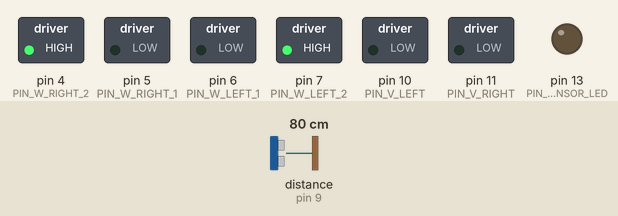
Simulated run of this sketch. Board: Arduino Uno, built with avr-gcc and run on an emulated ATmega328P. On the bench: switched loads named in the sketch (green lamp = pin HIGH), output pins drawn as LEDs (lit = HIGH). The test bench sets the inputs (shaded band); at power-on: distance to the obstacle (sensor on pin 9) 80 cm. The echo pulse lasts 58.3 µs per cm; pins used as bus, display or sensor lines are not drawn.

Above: at 12.1 s.
12.2 s: distance to the obstacle (sensor on pin 9) set to 46 cm
20.0 s: distance to the obstacle (sensor on pin 9) set to 39 cm
At 24.0 s:
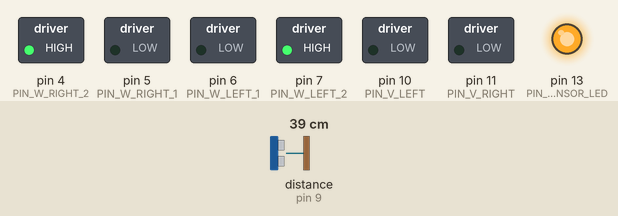
28.9 s: distance to the obstacle (sensor on pin 9) set to 60 cm
At 33.5 s:
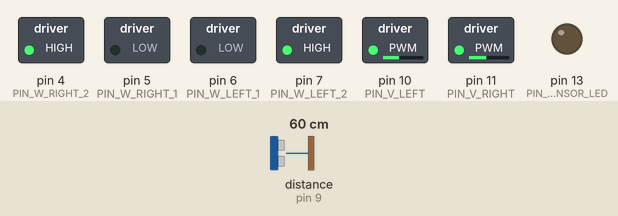
33.6 s: distance to the obstacle (sensor on pin 9) set to 2 cm
At 37.79 s:
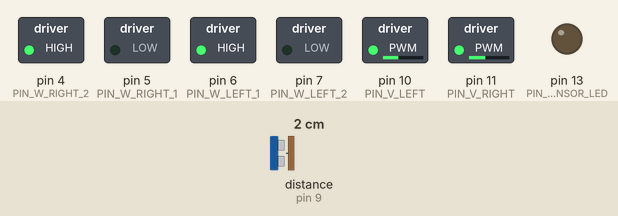
Timing chart, 0 to 39.3 s (numbered marks = the images above; inputs shaded):
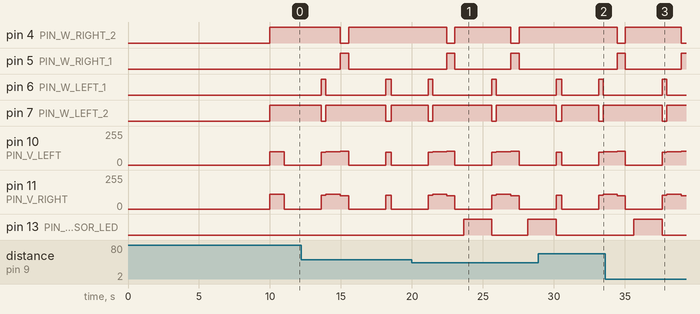

The sketch:

4-project.ino
```cpp
/* DECLARACIÓN DE PINES */
#define PIN_W_LEFT_1 6
#define PIN_W_LEFT_2 7
#define PIN_W_RIGHT_1 5
#define PIN_W_RIGHT_2 4

#define PIN_V_LEFT 10
#define PIN_V_RIGHT 11

#define PIN_SENSOR_TRIGGER 3
#define PIN_SENSOR_REPEATER 9
#define PIN_SENSOR_LED 13

/* DECLARACIÓN DE VARIABLES PARA EL MAPA */
#define SIZE_MAP 5

/*
  0 - unknown
  1 - used
  2 - unused
*/
int gridMap[SIZE_MAP][SIZE_MAP] = {
    {0, 0, 0, 0, 0},
    {0, 0, 0, 0, 0},
    {0, 0, 1, 0, 0},
    {0, 0, 0, 0, 0},
    {0, 0, 0, 0, 0}},
    trajectBlocks = 8, actualX = 2, actualY = 2;

/* DECLARACIÓN DE VARIABLES PARA EL MOVIMIENTO DE MOTORES Y LOS TIEMPOS */
// left 96, 103
// right 105, 100
unsigned char vLeft = 100, vRight = 110, vRotationLeftL = 96, vRotationRightL = 103, vRotationLeftR = 105, vRotationRightR = 100;
int tStartDelay = 10000, rangeDetection = 40, tForward = 1000, tRotationL = 410, tRotationR = 410, tCheckObstacles = 2000, tStopDelay = 10000;

/* FUNCIÓN PARA MOVER LA LLANTA IZQUIERDA */
void moveLeftWheelForward(unsigned char velocity) {
    analogWrite(PIN_V_LEFT, velocity);

    digitalWrite(PIN_W_LEFT_1, LOW);
    digitalWrite(PIN_W_LEFT_2, HIGH);
}

/* FUNCIÓN PARA MOVER LA LLANTA DERECHA */
void moveRightWheelForward(unsigned char velocity) {
    analogWrite(PIN_V_RIGHT, velocity);

    digitalWrite(PIN_W_RIGHT_1, LOW);
    digitalWrite(PIN_W_RIGHT_2, HIGH);
}

/* FUNCIÓN PARA AVANZAR HACIA DELANTE */
void moveForward(unsigned char velocityL, unsigned char velocityR) {
    moveLeftWheelForward(velocityL);
    moveRightWheelForward(velocityR);
}

/* FUNCIÓN PARA DETENER LOS MOTORES */
void stopMoving() {
    moveLeftWheelForward(0);
    moveRightWheelForward(0);
}

/* FUNCIÓN PARA GIRAR HACIA LA IZQUIERDA */
void rotateToLeft(unsigned char velocityL, unsigned char velocityR) {
    analogWrite(PIN_V_LEFT, velocityL);
    analogWrite(PIN_V_RIGHT, velocityR);

    digitalWrite(PIN_W_LEFT_1, HIGH);
    digitalWrite(PIN_W_LEFT_2, LOW);
    digitalWrite(PIN_W_RIGHT_1, LOW);
    digitalWrite(PIN_W_RIGHT_2, HIGH);
}

/* FUNCIÓN PARA GIRAR HACIA LA DERECHA */
void rotateToRight(unsigned char velocityL, unsigned char velocityR) {
    analogWrite(PIN_V_LEFT, velocityL);
    analogWrite(PIN_V_RIGHT, velocityR);

    digitalWrite(PIN_W_LEFT_1, LOW);
    digitalWrite(PIN_W_LEFT_2, HIGH);
    digitalWrite(PIN_W_RIGHT_1, HIGH);
    digitalWrite(PIN_W_RIGHT_2, LOW);
}

/* FUNCIÓN PARA DETECTAR OBSTACULOS A CIERTO RANGO DE DISTANCIA */
bool theresObstacle(int range) {
    long t, distance;
    int counter = 0;

    while (counter < 2) {
        digitalWrite(PIN_SENSOR_TRIGGER, LOW);
        delayMicroseconds(2);
        digitalWrite(PIN_SENSOR_TRIGGER, HIGH);
        delayMicroseconds(10);
        digitalWrite(PIN_SENSOR_TRIGGER, LOW);

        t = pulseIn(PIN_SENSOR_REPEATER, HIGH);
        /* distance = (t * 0.034 / 2); */
        distance = (t / 59);

        delay(300);
        counter++;
    }

    return ((int)(distance) <= range);
}

/* FUNCIÓN PARA MOSTRAR EL MAPA CON EL PARPADEO DEL LED */
void showMap(int gridMap[SIZE_MAP][SIZE_MAP]) {
    digitalWrite(PIN_SENSOR_LED, HIGH);
    delay(100);
    digitalWrite(PIN_SENSOR_LED, LOW);
    delay(100);
    digitalWrite(PIN_SENSOR_LED, HIGH);
    delay(100);
    digitalWrite(PIN_SENSOR_LED, LOW);
    delay(100);
    digitalWrite(PIN_SENSOR_LED, HIGH);
    delay(100);
    digitalWrite(PIN_SENSOR_LED, LOW);
    delay(100);
    delay(5000);

    for (int i = 0; i < SIZE_MAP; i++) {
        for (int j = 0; j < SIZE_MAP; j++) {
            if (i < 1 || i > (SIZE_MAP - 2) || j < 1 || j > (SIZE_MAP - 2)) {
                if (gridMap[i][j] == 1) {
                    digitalWrite(PIN_SENSOR_LED, HIGH);
                    delay(1000);
                    digitalWrite(PIN_SENSOR_LED, LOW);
                    delay(1000);
                } else if (gridMap[i][j] == 2 || gridMap[i][j] == 0) {
                    digitalWrite(PIN_SENSOR_LED, HIGH);
                    delay(100);
                    digitalWrite(PIN_SENSOR_LED, LOW);
                    delay(100);
                    digitalWrite(PIN_SENSOR_LED, HIGH);
                    delay(100);
                    digitalWrite(PIN_SENSOR_LED, LOW);
                    delay(100);
                    digitalWrite(PIN_SENSOR_LED, HIGH);
                    delay(100);
                    digitalWrite(PIN_SENSOR_LED, LOW);
                    delay(100);
                }

                delay(5000);
            }
            /* Serial.print(gridMap[i][j]); */
        }
        /* Serial.print("\n"); */
    }

    digitalWrite(PIN_SENSOR_LED, LOW);
}

/* FUNCIÓN PARA DECLARAR LO NECESARIO PARA EL FUNCIONAMIENTO DEL ARDUINO */
void setup() {
    Serial.begin(9600);

    pinMode(PIN_W_LEFT_1, OUTPUT);
    pinMode(PIN_W_LEFT_2, OUTPUT);
    pinMode(PIN_W_RIGHT_1, OUTPUT);
    pinMode(PIN_W_RIGHT_2, OUTPUT);

    pinMode(PIN_V_LEFT, OUTPUT);
    pinMode(PIN_V_RIGHT, OUTPUT);

    pinMode(PIN_SENSOR_TRIGGER, OUTPUT);
    pinMode(PIN_SENSOR_REPEATER, INPUT);
    pinMode(PIN_SENSOR_LED, OUTPUT);

    digitalWrite(PIN_SENSOR_TRIGGER, LOW);
}

/* FUNCIÓN PARA LA SECUENCIA DEL MOVIMIENTO DEL ROBOT */
void loop() {
    delay(tStartDelay);

    for (int i = 0; i < (trajectBlocks + 2); i++) {
        if (!i) {
            // move to (3, 2)
            /*
              | 0 0 0 0 0 |
              | 0 0 0 0 0 |
              | 0 0 o - 0 |
              | 0 0 0 0 0 |
              | 0 0 0 0 0 |
            */
            moveForward(vLeft, vRight);
            delay(tForward);
            actualX++;
            // actualY = actualY;

            // check obstacles and mark in matrix
            // obstacles in (4, 2)
            /*
              | 0 0 0 0 0 |
              | 0 0 0 0 0 |
              | 0 0 o - ? |
              | 0 0 0 0 0 |
              | 0 0 0 0 0 |
            */
            stopMoving();
            if (theresObstacle(rangeDetection)) {
                digitalWrite(PIN_SENSOR_LED, HIGH);
                gridMap[actualX + 1][actualY] = 1;
            } else
                gridMap[actualX + 1][actualY] = 2;
            delay(tCheckObstacles);
            digitalWrite(PIN_SENSOR_LED, LOW);

            // left 96, 103
            /* vRotationLeftL = 96;
            vRotationRightL = 103; */
            // left 410
            // last work 260
            tRotationL = 330;

            rotateToLeft(vRotationLeftL, vRotationRightL);
            delay(tRotationL);
        } else if (i && (i % 2) && i != (trajectBlocks + 1)) {
            // move to (3, 1), (1, 1), (1, 3), (3, 3)
            /*
              i = 1         i = 3          i = 5        i = 7
              | 0 0 0 0 0 | | 0 0 0 0 0 | | 0 0 0 0 0 | | 0 0 0 0 0 |
              | 0 0 0 - 0 | | 0 - o 0 0 | | 0 0 0 0 0 | | 0 0 0 0 0 |
              | 0 0 0 o 0 | | 0 0 0 0 0 | | 0 o 0 0 0 | | 0 0 0 0 0 |
              | 0 0 0 0 0 | | 0 0 0 0 0 | | 0 - 0 0 0 | | 0 0 o - 0 |
              | 0 0 0 0 0 | | 0 0 0 0 0 | | 0 0 0 0 0 | | 0 0 0 0 0 |
            */
            moveForward(vLeft, vRight);
            delay(tForward);
            switch (i) {
                case 1:
                    // actualX = actualX;
                    actualY--;
                    break;
                case 3:
                    actualX--;
                    // actualY = actualY;
                    break;
                case 5:
                    // actualX = actualX;
                    actualY++;
                    break;
                case 7:
                    actualX++;
                    // actualY = actualY;
                    break;
            }

            // right 105, 100
            /* vRotationLeftR = 105;
            vRotationRightR = 100; */
            // right 410
            // last work 600
            tRotationR = 600;

            rotateToRight(vRotationLeftR, vRotationRightR);
            delay(tRotationR);

            // check obstacles and mark in matrix
            // obstacles in (4, 1), (1, 0), (0, 3), (3, 4)
            /*
              | 0 0 0 0 0 | | 0 ? 0 0 0 | | 0 0 0 0 0 | | 0 0 0 0 0 |
              | 0 0 0 - ? | | 0 - o 0 0 | | 0 0 0 0 0 | | 0 0 0 0 0 |
              | 0 0 0 o 0 | | 0 0 0 0 0 | | 0 o 0 0 0 | | 0 0 0 0 0 |
              | 0 0 0 0 0 | | 0 0 0 0 0 | | ? - 0 0 0 | | 0 0 o - 0 |
              | 0 0 0 0 0 | | 0 0 0 0 0 | | 0 0 0 0 0 | | 0 0 0 ? 0 |
            */
            stopMoving();
            if (theresObstacle(rangeDetection)) {
                digitalWrite(PIN_SENSOR_LED, HIGH);
                switch (i) {
                    case 1:
                        gridMap[actualX + 1][actualY] = 1;
                        break;
                    case 3:
                        gridMap[actualX][actualY - 1] = 1;
                        break;
                    case 5:
                        gridMap[actualX - 1][actualY] = 1;
                        break;
                    case 7:
                        gridMap[actualX][actualY + 1] = 1;
                        break;
                }
            } else
                switch (i) {
                    case 1:
                        gridMap[actualX + 1][actualY] = 2;
                        break;
                    case 3:
                        gridMap[actualX][actualY - 1] = 2;
                        break;
                    case 5:
                        gridMap[actualX - 1][actualY] = 2;
                        break;
                    case 7:
                        gridMap[actualX][actualY + 1] = 2;
                        break;
                }
            delay(tCheckObstacles);
            digitalWrite(PIN_SENSOR_LED, LOW);

            // left 96, 103
            /* vRotationLeftL = 96;
            vRotationRightL = 103; */
            // left 410
            // last work 400
            tRotationL = 380;

            rotateToLeft(vRotationLeftL, vRotationRightL);
            delay(tRotationL);

            // check obstacles and mark in matrix
            // obstacles in (3, 0), (0, 1), (1, 4), (4, 3)
            /*
              | 0 0 0 ? 0 | | 0 0 0 0 0 | | 0 0 0 0 0 | | 0 0 0 0 0 |
              | 0 0 0 - 0 | | ? - o 0 0 | | 0 0 0 0 0 | | 0 0 0 0 0 |
              | 0 0 0 o 0 | | 0 0 0 0 0 | | 0 o 0 0 0 | | 0 0 0 0 0 |
              | 0 0 0 0 0 | | 0 0 0 0 0 | | 0 - 0 0 0 | | 0 0 o - ? |
              | 0 0 0 0 0 | | 0 0 0 0 0 | | 0 ? 0 0 0 | | 0 0 0 0 0 |
            */
            stopMoving();
            if (theresObstacle(rangeDetection)) {
                digitalWrite(PIN_SENSOR_LED, HIGH);
                switch (i) {
                    case 1:
                        gridMap[actualX][actualY - 1] = 1;
                        break;
                    case 3:
                        gridMap[actualX - 1][actualY] = 1;
                        break;
                    case 5:
                        gridMap[actualX][actualY + 1] = 1;
                        break;
                    case 7:
                        gridMap[actualX + 1][actualY] = 1;
                        break;
                }
            } else
                switch (i) {
                    case 1:
                        gridMap[actualX][actualY - 1] = 2;
                        break;
                    case 3:
                        gridMap[actualX - 1][actualY] = 2;
                        break;
                    case 5:
                        gridMap[actualX][actualY + 1] = 2;
                        break;
                    case 7:
                        gridMap[actualX + 1][actualY] = 2;
                        break;
                }
            delay(tCheckObstacles);
            digitalWrite(PIN_SENSOR_LED, LOW);

            // left 96, 103
            /* vRotationLeftL = 96;
            vRotationRightL = 103; */
            // left 410
            // last work 260
            tRotationL = 320;

            rotateToLeft(vRotationLeftL, vRotationRightL);
            delay(tRotationL);
        } else if (i && !(i % 2) && i != trajectBlocks && i != (trajectBlocks + 2)) {
            // move to (2, 1), (1, 2), (2, 3)
            /*
              i = 2         i = 4          i = 6
              | 0 0 0 0 0 | | 0 0 0 0 0 | | 0 0 0 0 0 |
              | 0 0 - o 0 | | 0 o 0 0 0 | | 0 0 0 0 0 |
              | 0 0 0 0 0 | | 0 - 0 0 0 | | 0 0 0 0 0 |
              | 0 0 0 0 0 | | 0 0 0 0 0 | | 0 o - 0 0 |
              | 0 0 0 0 0 | | 0 0 0 0 0 | | 0 0 0 0 0 |
            */
            moveForward(vLeft, vRight);
            delay(tForward);
            switch (i) {
                case 2:
                    actualX--;
                    // actualY = actualY;
                    break;
                case 4:
                    // actualX = actualX;
                    actualY++;
                    break;
                case 6:
                    actualX++;
                    // actualY = actualY;
                    break;
            }

            // right 105, 100
            /* vRotationLeftR = 105;
            vRotationRightR = 100; */
            // right 410
            // last work 600
            tRotationR = 570;

            rotateToRight(vRotationLeftR, vRotationRightR);
            delay(tRotationR);

            // check obstacles and mark in matrix
            // obstacles in (2, 0), (0, 2), (2, 4)
            /*
              | 0 0 ? 0 0 | | 0 0 0 0 0 | | 0 0 0 0 0 |
              | 0 0 - o 0 | | 0 o 0 0 0 | | 0 0 0 0 0 |
              | 0 0 0 0 0 | | ? - 0 0 0 | | 0 0 0 0 0 |
              | 0 0 0 0 0 | | 0 0 0 0 0 | | 0 o - 0 0 |
              | 0 0 0 0 0 | | 0 0 0 0 0 | | 0 0 ? 0 0 |
            */
            stopMoving();
            if (theresObstacle(rangeDetection)) {
                digitalWrite(PIN_SENSOR_LED, HIGH);
                switch (i) {
                    case 2:
                        gridMap[actualX][actualY - 1] = 1;
                        break;
                    case 4:
                        gridMap[actualX - 1][actualY] = 1;
                        break;
                    case 6:
                        gridMap[actualX][actualY + 1] = 1;
                        break;
                }
            } else
                switch (i) {
                    case 2:
                        gridMap[actualX][actualY - 1] = 2;
                        break;
                    case 4:
                        gridMap[actualX - 1][actualY] = 2;
                        break;
                    case 6:
                        gridMap[actualX][actualY + 1] = 2;
                        break;
                }
            delay(tCheckObstacles);
            digitalWrite(PIN_SENSOR_LED, LOW);

            // left 96, 103
            /* vRotationLeftL = 96;
            vRotationRightL = 103; */
            // left 410
            // last work 300
            tRotationL = 320;

            rotateToLeft(vRotationLeftL, vRotationRightL);
            delay(tRotationL);
        } else if (i == trajectBlocks) {
            // move to (3, 2)
            /*
              i = 8
              | 0 0 0 0 0 |
              | 0 0 0 0 0 |
              | 0 0 0 - 0 |
              | 0 0 0 o 0 |
              | 0 0 0 0 0 |
            */
            moveForward(vLeft, vRight);
            delay(tForward);
            // actualX = actualX;
            actualY--;

            stopMoving();
            delay(tCheckObstacles);

            // left 96, 103
            /* vRotationLeftL = 96;
            vRotationRightL = 103; */
            // left 410
            // last work 300
            tRotationL = 340;

            rotateToLeft(vRotationLeftL, vRotationRightL);
            delay(tRotationL);
        } else if (i == (trajectBlocks + 1)) {
            // move to (2, 2)
            /*
              i = 9
              | 0 0 0 0 0 |
              | 0 0 0 0 0 |
              | 0 0 - o 0 |
              | 0 0 0 0 0 |
              | 0 0 0 0 0 |
            */
            moveForward(vLeft, vRight);
            delay(tForward);
            actualX--;
            // actualY = actualY;
            break;
        }
    }

    stopMoving();
    delay(tStopDelay);

    showMap(gridMap);
}

/*
    RESULTS

    ORIGINAL MAP
    | 0 0 0 1 0 |
    | 0 - - - 1 |
    | 1 - o - 0 |
    | 0 - - - 0 |
    | 0 1 1 1 0 |

    EMPTY MAP
    | 0 0 0 0 0 |
    | 0 - - - 0 |
    | 0 - o - 0 |
    | 0 - - - 0 |
    | 0 0 0 0 0 |

    RESULT MAP
    | 0 0 0 0 0 |
    | 0 - - - 0 |
    | 0 - o - 0 |
    | 0 - - - 0 |
    | 0 0 0 0 0 |
 */
```

Measured:
- the behaviour switches between 42 and 41 cm on distance to the obstacle (sensor on pin 9) (found by bisection; images 0 and 1)
- after the input at 20.0 s, pin 13 (PIN_SENSOR_LED): LOW → HIGH after 3.6 s, → LOW 2.0 s later, → HIGH 2.5 s later
- after the input at 28.9 s, pin 13 (PIN_SENSOR_LED): goes on until 30.2 s, then stays LOW
- after the input at 33.6 s, pin 13 (PIN_SENSOR_LED): LOW → HIGH after 2.0 s, → LOW 2.0 s later
- by itself, pin 5 (PIN_W_RIGHT_1): alternates HIGH for 0.59 s and LOW for 3.9 s
- by itself, pin 6 (PIN_W_LEFT_1): alternates HIGH for 0.32 s and LOW for 4.2 s
